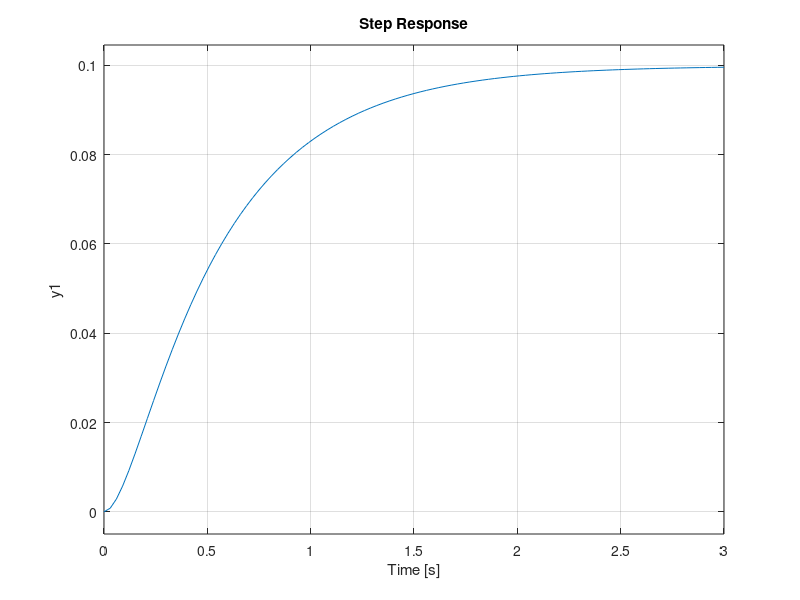

Recreate this plot in MATLAB.
J = 0.01;
b = 0.1;
K = 0.01;
R = 1;
L = 0.5;

s = tf('s');
P_motor = K/((J*s+b)*(L*s+R)+K^2);

% disp(P_motor);

step(P_motor);